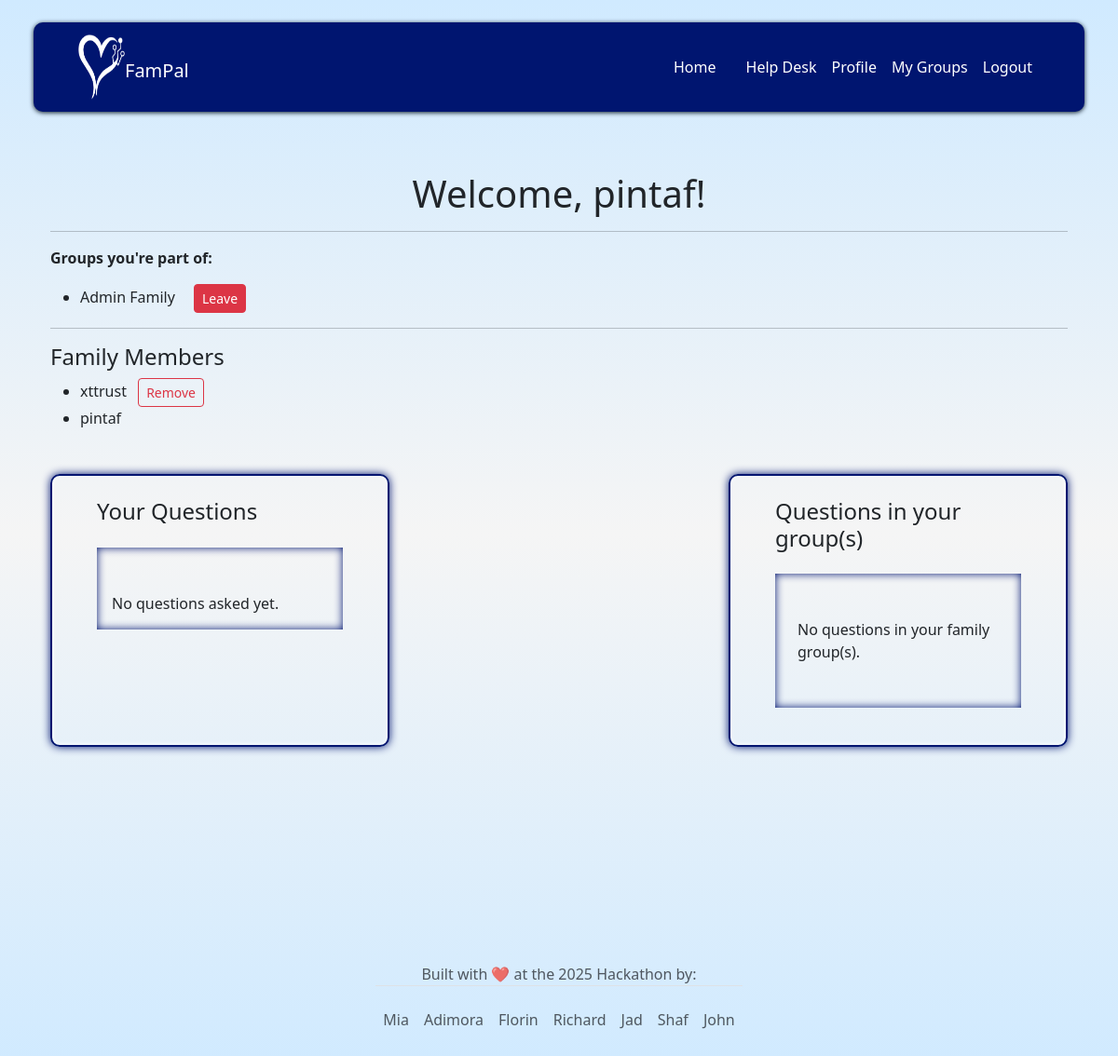
The app's page /profile/ (signed in), older data.
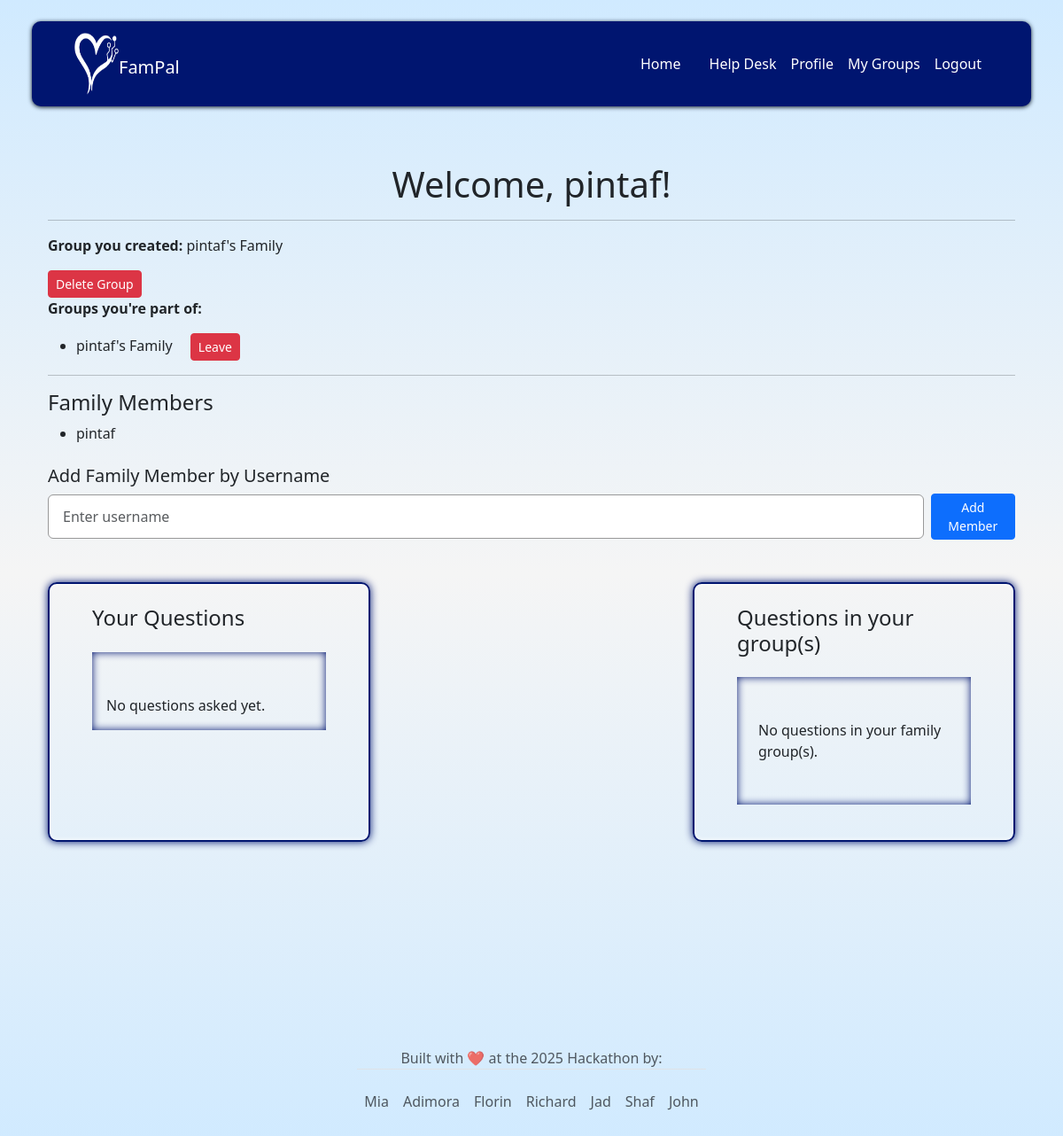
The same page, newer data.
### families/models.py (models this page shows, shortened)
class FamilyMembership(models.Model):
    user = models.ForeignKey(User, on_delete=models.CASCADE, related_name='family_memberships')
    family_group = models.ForeignKey(FamilyGroup, on_delete=models.CASCADE, related_name='memberships')
    joined_at = models.DateTimeField(default=timezone.now)
    class Meta:
        unique_together = ('user', 'family_group')

class FamilyGroup(models.Model):
    name = models.CharField(max_length=100)
    created_by = models.ForeignKey(User, on_delete=models.CASCADE, related_name='created_family_groups')
    created_at = models.DateTimeField(default=timezone.now)

### userprofile/views.py (the view)
# urls.py: path('', views.profile_view, name='profile'),
@login_required
def profile_view(request):
    user = request.user
    group_created = FamilyGroup.objects.filter(created_by=user).first()
    groups_joined = user.family_memberships.select_related('family_group').all()
    user_questions = user.questions.all()
    group_questions = Question.objects.filter(
        family_group__in=[membership.family_group for membership in groups_joined]
    ) if groups_joined else []
    group_members = FamilyMembership.objects.filter(
        family_group__in=[membership.family_group for membership in groups_joined]
    ).select_related('user')
    show_create_button = not group_created and not groups_joined.exists()
    return render(request, 'userprofile/profile.html', {
        'user': user,
        'group_created': group_created,
        'groups_joined': groups_joined,
        'user_questions': user_questions,
        'group_questions': group_questions,
        'group_members': group_members,
        'show_create_button': show_create_button,
    })

### templates/userprofile/profile.html (shortened to what this page needs)
{% extends 'base.html' %}
{% block content %}
<div class="container mt-5">
  <h1 class="d-flex justify-content-center">Welcome, {{ user.get_full_name|default:user.username }}!</h1>
  <hr>
  {% if group_created %}
    <p><strong>Group you created:</strong> {{ group_created.name }}</p>
    <form method="post" action="{% url 'delete_family' group_created.id %}" class="d-inline">
      <button type="submit" class="btn btn-danger btn-sm"
              onclick="return confirm('Are you sure you want to delete this family group? This will remove all members.')">
        Delete Group
      </button>
    </form>
  {% endif %}
  {% if groups_joined %}
    <p><strong>Groups you're part of:</strong></p>
    <ul>
      {% for membership in groups_joined %}
        <li>
          {{ membership.family_group.name }}
          <form method="post" action="{% url 'leave_family' membership.id %}" class="d-inline ms-3">
            <button type="submit" class="btn btn-sm btn-danger">Leave</button>
          </form>
        </li>
      {% endfor %}
    </ul>
  {% else %}
    <p>You're not part of any family group yet.</p>
  {% endif %}
  {% if group_members %}
    <hr>
    <h4>Family Members</h4>
    <ul>
      {% for membership in group_members %}
        <li>
          {{ membership.user.get_full_name|default:membership.user.username }}
          {% if membership.user != user %}
            <form method="post" action="{% url 'remove_family_member' membership.user.username %}" class="d-inline ms-2">
              <button type="submit" class="btn btn-sm btn-outline-danger"
                      onclick="return confirm('Are you sure you want to remove this member?')">
                Remove
              </button>
            </form>
          {% endif %}
        </li>
      {% endfor %}
    </ul>
  {% endif %}
  {% if group_created %}
    <div class="mt-4">
      <h5>Add Family Member by Username</h5>
      <form method="post" action="{% url 'add_family_member' %}" class="d-flex gap-2 align-items-center">
        <input
          type="text"
          name="username"
          placeholder="Enter username"
          class="form-control"
          required
        >
        <button type="submit" class="btn btn-primary btn-sm">Add Member</button>
      </form>
    </div>
  {% endif %}
  <div class="d-flex justify-content-between align-self-center mt-5">
    <div class="col-4 profile-box py-4 px-5">
      <h4>Your Questions</h4>
      <ul class="ps-0 mt-4">
        {% for question in user_questions %}
        <li class="box p-3">{{ question.text }}</li>
        {% empty %}
        <li class="box-no-border p-3 pt-5">No questions asked yet.</li>
        {% endfor %}
      </ul>
    </div>
    <div class="col-4 profile-box py-4 px-5">
      <h4>Questions in your group(s)</h4>
      <ul class="ps-0 mt-4">
        {% for question in group_questions %}
        <li class="box p-3">{{ question.text }}</li>
        {% empty %}
        <li class="box-no-border p-5 px-4">No questions in your family group(s).</li>
        {% endfor %}
      </ul>
    </div>
  </div>
</div>
{% endblock %}

Row changes from the older to the newer data that the page shows:
removed FamilyMembership: family_group.name "Admin Family", user.get_full_name "pintaf"
no longer on this page (row unchanged): FamilyMembership: user.get_full_name "xttrust", shows "Remove", shown under "Family Members"
added FamilyGroup: name "pintaf's Family"
added FamilyMembership: family_group.name "pintaf's Family", user.get_full_name "pintaf"
Text that changed along with them:
text now shown: "Group you created: Delete Group Add Family Member by Username Add Member"
